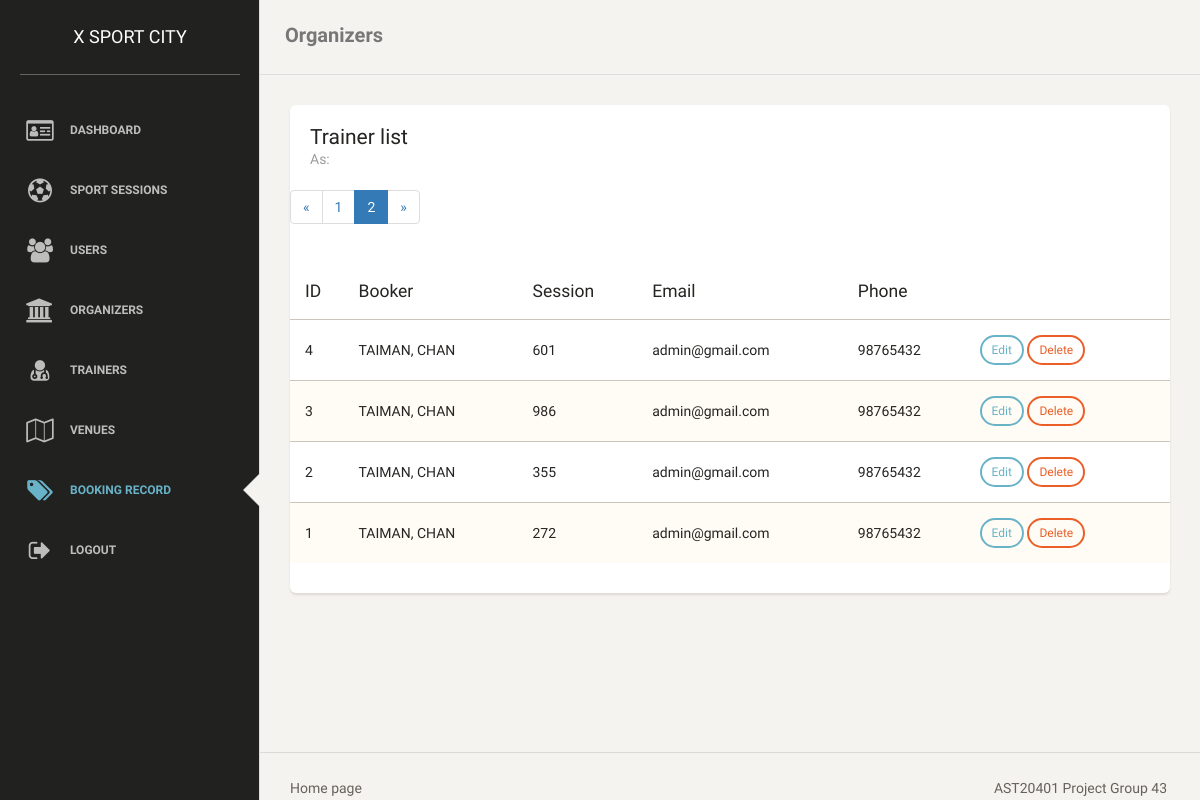
/index.php/admin/booking?page=2, run on the app's committed database.
### tables this page shows
CREATE TABLE `bookings` (
  `booking_id` int(11) UNSIGNED NOT NULL,
  `booking_code` char(32) NOT NULL,
  `user_id` int(11) UNSIGNED DEFAULT NULL,
  `user_first_name` varchar(255) NOT NULL,
  `user_last_name` varchar(255) NOT NULL,
  `user_email` varchar(255) NOT NULL,
  `user_phone` varchar(255) NOT NULL,
  `session_id` int(11) UNSIGNED NOT NULL
);

### application/controllers/admin.php (called while the page is built, shortened)
<?php if ( ! defined('BASEPATH')) exit('No direct script access allowed');
class admin extends CI_Controller {
    public function booking(){
      $this->load->database();
      $page = isset($_GET["page"]) ? $_GET["page"] : 1;
      $results_per_page = 10;
      $start_from = ($page-1) * $results_per_page;
      $sql_string = "SELECT b.* "
          . "FROM bookings AS b "
          . "ORDER BY b.booking_id DESC "
          . "LIMIT $start_from, $results_per_page";
      $sql_query = $this->db->query($sql_string);
      $result = $this->db->query("SELECT COUNT(booking_id) AS total FROM bookings;");
      $row = $result->row();
      $data["total_pages"] = ceil($row->total / $results_per_page);
      $data["current_page"] = $page;
      $data["query_listing"] = $sql_query;
      $this->load->view('admin_header', $data);
      $this->load->view('admin_nav', $data);
      $this->load->view('admin_booking', $data);
      $this->load->view('admin_footer', $data);
    }
}

### index.php (called while the page is built, shortened)
<?php
require_once BASEPATH.'core/CodeIgniter.php';

### application/views/admin_booking.php (the view, shortened to what this page needs)
<nav class="navbar navbar-default">
    <div class="container-fluid">
        <div class="navbar-header">
            <a class="navbar-brand" href="#">Organizers</a>
        </div>
    </div>
</nav>
<div class="content">
    <div class="container-fluid">
        <div class="row">
            <div class="col-md-12">
                <div class="card">
                    <div class="header">
                        <h4 class="title">Trainer list</h4>
                        <p class="category">As:</p>
                    </div>
                    <ul class="pagination">
                        <li><a href="#">&laquo;</a></li>
                    <?php
                    for ($i=1; $i<=$total_pages; $i++) {
                        echo "<li";
                        if($current_page == $i)
                            echo ' class="active"';
                        echo "><a href='./booking?page=".$i."'>".$i."</a></li>";
                    };
                    ?>
                        <li><a href="#">&raquo;</a></li>
                    </ul>
                    <div class="content table-responsive table-full-width">
                        <table class="table table-striped">
                            <thead>
                            <th>ID</th>
                            <th>Booker</th>
                            <th>Session</th>
                            <th>Email</th>
                            <th>Phone</th>
                            <th></th>
                            </thead>
                            <tbody>
                            <?php
                            foreach ($query_listing->result() as $row) {
                                echo '<tr>
                                <td>'.$row->booking_id.'</td>
                                <td>'.$row->user_first_name.', '.$row->user_last_name.'</td>
                                <td>'.$row->session_id.'</td>
                                <td>'.$row->user_email.'</td>
                                <td>'.$row->user_phone.'</td>
                                <td>
                                <a href="./booking_edit?id='.$row->booking_id.'" class="btn btn-info btn-sm" role="button">Edit</a>
                                <a href="./booking_delete?id='.$row->booking_id.'" class="btn btn-danger btn-sm" role="button">Delete</a>
                                </td>
                            </tr>';
                            }
                            ?>
                            </tbody>
                        </table>
                    </div>
                </div>
            </div>
        </div>
    </div>
</div>

### data on the page
bookings: booking_id "4", user_first_name "TAIMAN", user_last_name "CHAN", session "601", user_email "admin@gmail.com", user_phone "98765432"
bookings: booking_id "3", user_first_name "TAIMAN", user_last_name "CHAN", session "986", user_email "admin@gmail.com", user_phone "98765432"
bookings: booking_id "2", user_first_name "TAIMAN", user_last_name "CHAN", session "355", user_email "admin@gmail.com", user_phone "98765432"
bookings: booking_id "1", user_first_name "TAIMAN", user_last_name "CHAN", session "272", user_email "admin@gmail.com", user_phone "98765432"
